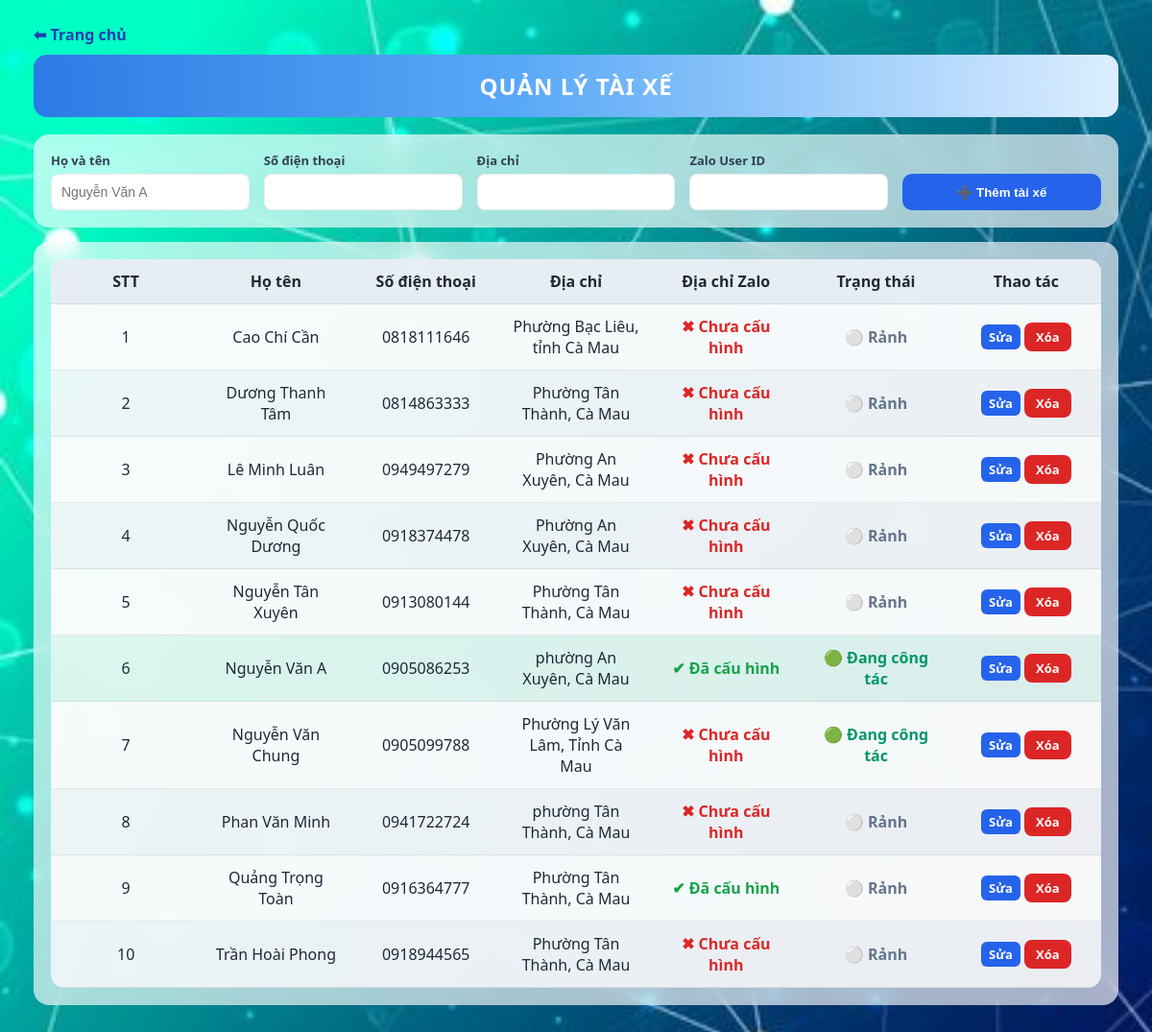
Screenshot of /quan-ly-tai-xe with the database file from the repository.
### tables this page shows
CREATE TABLE drivers (
  id INTEGER PRIMARY KEY AUTOINCREMENT,
  name TEXT
, phone TEXT, address TEXT, zalo_user_id TEXT, telegram_chat_id TEXT);

### app.py (the view, shortened to what this page needs)
@app.route("/quan-ly-tai-xe", methods=["GET", "POST"])
def quan_ly_tai_xe():
    con = db()
    drivers = con.execute("""
        SELECT
            d.id,
            d.name,
            d.phone,
            d.address,
            d.zalo_user_id,
            CASE
                WHEN EXISTS (
                    SELECT 1 FROM vehicles v
                    WHERE v.driver_id = d.id
                    AND v.status = 1
                )
                THEN 1
                ELSE 0
            END AS is_busy
        FROM drivers d
        ORDER BY d.name
    """).fetchall()
    con.close()
    return render_template(
        "quan_ly_tai_xe.html",
        drivers=drivers
    )

### app.py (called while the page is built)
def db():
    con = sqlite3.connect("fleet.db")
    con.row_factory = sqlite3.Row
    return con

@app.before_request
def auto_session_timeout():
    session.permanent = True
    now = int(time.time())
    if "last_activity" in session:
        elapsed = now - session["last_activity"]
        if elapsed > 900:
            session.clear()
            return redirect("/login")
    session["last_activity"] = now

### templates/quan_ly_tai_xe.html (shortened to what this page needs)
<!DOCTYPE html>
<html lang="vi">
<head>
<link rel="stylesheet" href="/static/style.css"></head>
<body>
<div class="overlay">
<a href="/" class="back-link">⬅ Trang chủ</a>
<div class="header">
    <h2>QUẢN LÝ TÀI XẾ</h2>
</div>
<div class="card">
<form method="post">
<div class="form-grid">
    <div class="form-group">
        <label>Họ và tên</label>
        <input type="text" name="name" placeholder="Nguyễn Văn A" required>
    </div>
    <div class="form-group">
    <label>Số điện thoại</label>
    <input type="text" name="phone">
</div>
<div class="form-group">
    <label>Địa chỉ</label>
    <input type="text" name="address">
</div>
<div class="form-group">
    <label>Zalo User ID</label>
    <input type="text" name="zalo_user_id">
</div>
    <button class="btn-add" type="submit">➕ Thêm tài xế</button>
</div>
</form>
</div>
<div class="card">
<table>
<tr>
    <th>STT</th>
    <th>Họ tên</th>
    <th>Số điện thoại</th>
    <th>Địa chỉ</th>
    <th>Địa chỉ Zalo</th>
    <th>Trạng thái</th>
    <th>Thao tác</th>
</tr>
{% for d in drivers %}
<tr class="{% if d.is_busy == 1 %}row-busy{% else %}row-free{% endif %}">
    <td>{{ loop.index }}</td>
    <td>{{ d.name }}</td>
    <td>{{ d.phone or "" }}</td>
    <td>{{ d.address or "" }}</td>
    <td>
{% if d.zalo_user_id %}
    <span style="color:#16A34A;font-weight:600;">
        ✔ Đã cấu hình
    </span>
{% else %}
    <span style="color:#DC2626;font-weight:600;">
        ✖ Chưa cấu hình
    </span>
{% endif %}
</td>
    <td>
        {% if d.is_busy == 1 %}
            <span class="status-on">🟢 Đang công tác</span>
        {% else %}
            <span class="status-off">⚪ Rảnh</span>
        {% endif %}
    </td>
    <td>
    <a href="/sua-tai-xe/{{ d.id }}" class="action-btn btn-edit">Sửa</a>
    <a href="/xoa-tai-xe/{{ d.id }}"
       onclick="return confirm('Xóa tài xế này?')"
       class="action-btn btn-del">Xóa</a>
</td>
</tr>
{% endfor %}
</table>
</div>
</div>
</body>
</html>

### static/style.css (style rules this page uses)
:root { --primary:#2563EB; --primary-light:#3B82F6; --danger:#DC2626; --warning:#F59E0B; --success:#059669; --gray:#64748B; --border:rgba(0,0,0,0.08); --card-bg:rgba(255,255,255,0.65); }
* { box-sizing:border-box; }
body { font-family:"Segoe UI",Arial,sans-serif; background-image:url("/static/10.jpg"); background-size:cover; background-attachment:fixed; margin:0; color:#1F2937; }
.overlay { padding:25px 35px; }
.header { background:linear-gradient(90deg,#2C7BE5 0%,#5AA9F7 45%,#DCEEFF 100%); border-radius:14px; padding:16px; text-align:center; margin-bottom:18px; }
.header h1, .header h2 { margin:0; color:#fff; letter-spacing:1px; }
.card { background:var(--card-bg); backdrop-filter:blur(12px); border-radius:16px; padding:18px; margin-bottom:15px; }
.back-link { color:#1E40AF; font-weight:600; text-decoration:none; display:inline-block; margin-bottom:10px; }
.form-grid, .filter-bar { display:grid; gap:15px; align-items:end; }
.form-grid { grid-template-columns:repeat(auto-fit,minmax(200px,1fr)); }
.form-group, .filter-group { display:flex; flex-direction:column; }
label { font-size:13px; font-weight:600; margin-bottom:5px; color:#334155; }
input, select { height:38px; padding:8px 10px; font-size:14px; border-radius:8px; border:1px solid var(--border); background:#fff; transition:0.2s; }
.btn-add, .filter-btn { height:38px; padding:0 20px; border:none; border-radius:10px; background:var(--primary); color:#fff; font-weight:600; cursor:pointer; transition:0.2s; }
table { width:100%; border-collapse:separate; border-spacing:0; background:rgba(255,255,255,0.85); border-radius:14px; overflow:hidden; table-layout:fixed; }
th { background:rgba(230,238,244,0.95); padding:12px; font-weight:600; text-align:center; border-bottom:1px solid var(--border); }
td { padding:12px; text-align:center; border-bottom:1px solid var(--border); vertical-align:middle; word-break:break-word; }
tbody tr:nth-child(even) { background:rgba(248,250,252,0.8); }
.status-on { color:var(--success); font-weight:600; }
.status-off { color:var(--gray); font-weight:600; }
.row-busy { background:rgba(16,185,129,0.10); }
.row-free { background:rgba(148,163,184,0.08); }
.action-btn { padding:6px 12px; font-size:13px; border-radius:8px; border:none; cursor:pointer; text-decoration:none; font-weight:600; display:inline-block; transition:0.2s; }
.btn-edit { background:var(--warning); color:#fff; }
.btn-del { background:var(--danger); color:#fff; }
.btn-edit { background:#2563EB; color:white; padding:4px 8px; border-radius:6px; text-decoration:none; font-size:13px; }

### rows the page displays
drivers: name "Cao Chí Cần", phone "0818111646", address "Phường Bạc Liêu, tỉnh Cà Mau", shows "✖ Chưa cấu hình", shows "⚪ Rảnh"
drivers: name "Dương Thanh Tâm", phone "0814863333", address "Phường Tân Thành, Cà Mau", shows "✖ Chưa cấu hình", shows "⚪ Rảnh"
drivers: name "Lê Minh Luân", phone "0949497279", address "Phường An Xuyên, Cà Mau", shows "✖ Chưa cấu hình", shows "⚪ Rảnh"
drivers: name "Nguyễn Quốc Dương", phone "0918374478", address "Phường An Xuyên, Cà Mau", shows "✖ Chưa cấu hình", shows "⚪ Rảnh"
drivers: name "Nguyễn Tân Xuyên", phone "0913080144", address "Phường Tân Thành, Cà Mau", shows "✖ Chưa cấu hình", shows "⚪ Rảnh"
drivers: name "Nguyễn Văn A", phone "0905086253", address "phường An Xuyên, Cà Mau", shows "✔ Đã cấu hình", shows "🟢 Đang công tác"
drivers: name "Nguyễn Văn Chung", phone "0905099788", address "Phường Lý Văn Lâm, Tỉnh Cà Mau", shows "✖ Chưa cấu hình", shows "🟢 Đang công tác"
drivers: name "Phan Văn Minh", phone "0941722724", address "phường Tân Thành, Cà Mau", shows "✖ Chưa cấu hình", shows "⚪ Rảnh"
drivers: name "Quảng Trọng Toàn", phone "0916364777", address "Phường Tân Thành, Cà Mau", shows "✔ Đã cấu hình", shows "⚪ Rảnh"
drivers: name "Trần Hoài Phong", phone "0918944565", address "Phường Tân Thành, Cà Mau", shows "✖ Chưa cấu hình", shows "⚪ Rảnh"
